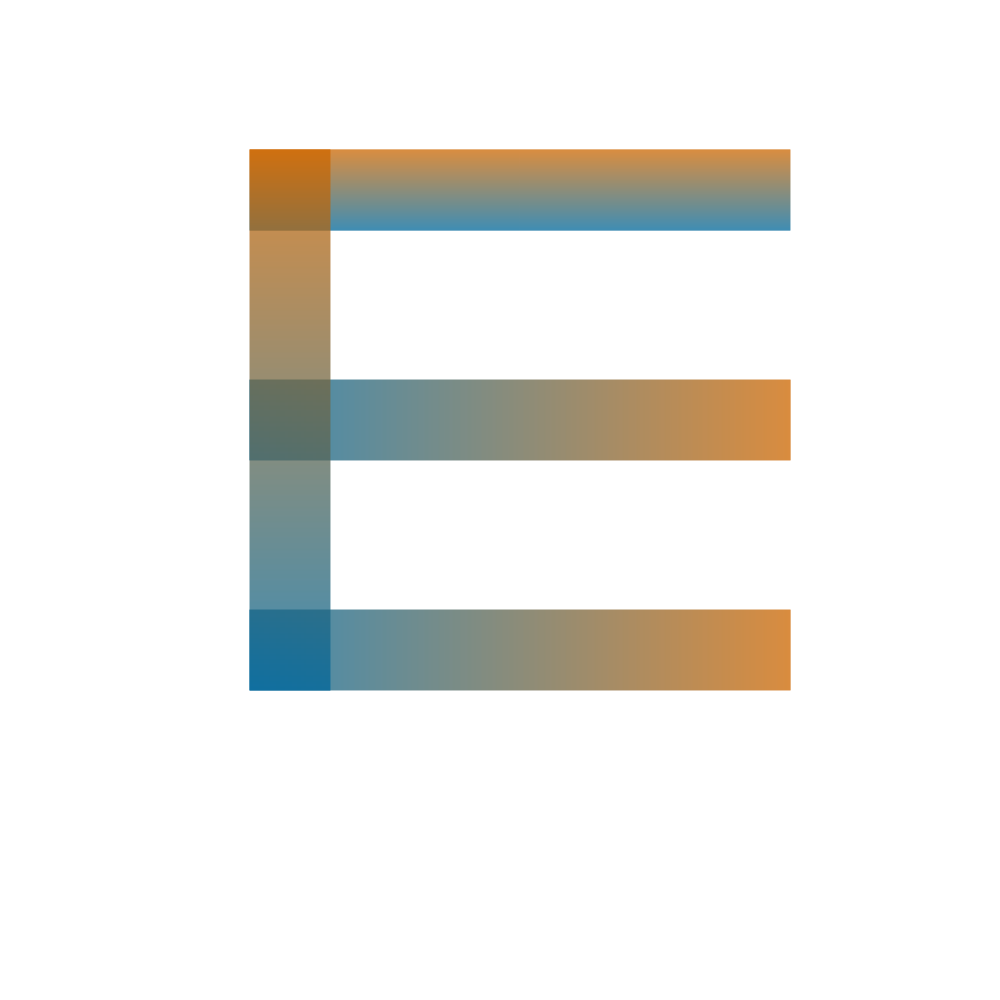
Frame 1 (no input)
Frame 2 (the mouse pressed at the canvas centre, redrawn once): identical to frame 1, image omitted

The p5.js sketch that drew this single still picture (run headless with seeded random() and noise() and a simulated clock; the mouse was pressed at the canvas centre and the sketch redrawn once):

// p5.js sketch
// ── sketch.js
const Y_AXIS = 1;
const X_AXIS = 2;
let b1, b2, c1, c2;

function setup() {
  createCanvas(1000, 1000);

  // Define colors
  b1 = color(255);
  b2 = color(0);
  c1 = color(204, 102, 0);
  c2 = color(0, 102, 153);

  noLoop();
}

function draw() {
  background(255);
  //setGradient(0, 0, width / 2, height, b1, b2, X_AXIS);
  //setGradient(width / 2, 0, width / 2, height, b2, b1, X_AXIS);
  setGradient(250, 150, 540, 80, c1, c2, Y_AXIS);
  setGradient(250, 380, 540, 80, c2, c1, X_AXIS);
  setGradient(250, 610, 540, 80, c2, c1, X_AXIS);
  setGradient(250, 150, 80, 540, c1, c2, Y_AXIS);
}

function setGradient(x, y, w, h, c1, c2, axis) {
  noFill();

  if (axis === Y_AXIS) {
    // Top to bottom gradient
    for (let i = y; i <= y + h; i++) {
      let inter = map(i, y, y + h, 0, 1);
      let c = lerpColor(c1, c2, inter);
      stroke(c);
      line(x, i, x + w, i);
    }
    } else if (axis === X_AXIS) {
    // Left to right gradient
    for (let i = x; i <= x + w; i++) {
      let inter = map(i, x, x + w, 0, 1);
      let c = lerpColor(c1, c2, inter);
      stroke(c);
      line(i, y, i, y + h);
    }
  }
}
